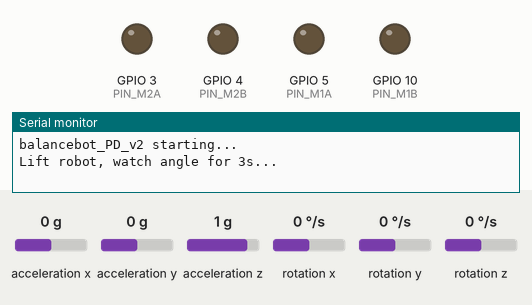
This sketch was run on a simulated ESP32-S3. Shown: output pins drawn as LEDs (lit = HIGH), the last lines printed to the serial monitor. Wiring (inferred from the names in the program): MPU-6050 motion sensor at I2C address 0x68. Inputs (shaded band) come from the test bench; at power-on: acceleration x 0 g, rotation y 0 °/s, acceleration y 0 g, acceleration z 1 g, rotation x 0 °/s, rotation z 0 °/s.

Above: at 1.5 s.
5.7 s: acceleration x set to -1.4 g
7.9 s: rotation y set to -192 °/s
At 8.11 s:
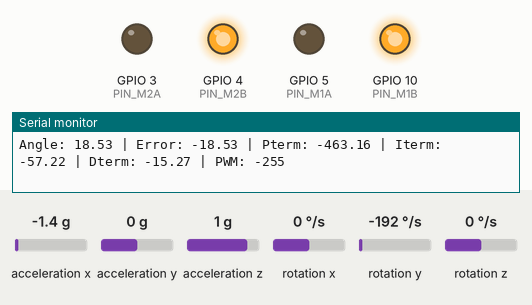
10.0 s: rotation y set to 100 °/s
At 10.17 s:
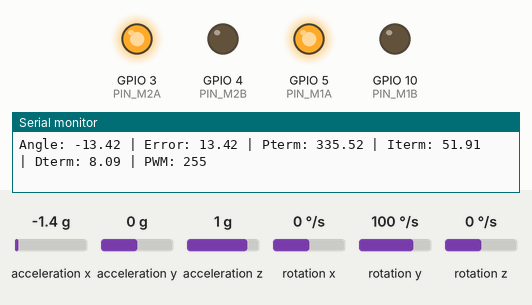
11.9 s: rotation y set to -24 °/s
14.9 s: rotation y set to -27 °/s
At 17.0 s:
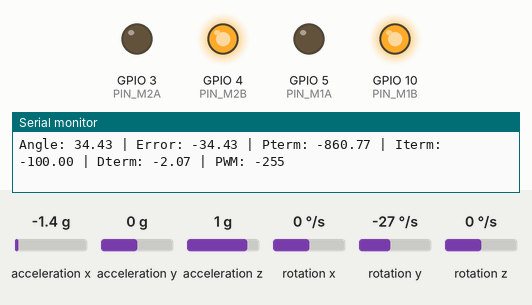
17.3 s: acceleration x set to 0.1 g
At 19.7 s:
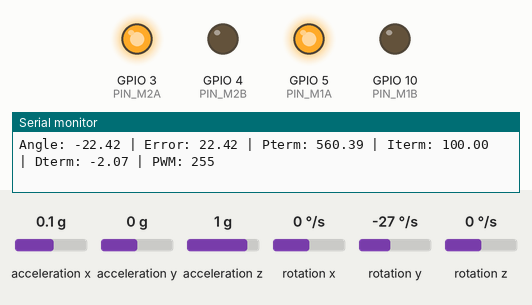
Timing chart, 0 to 20.8 s (numbered marks = the images above; inputs shaded):
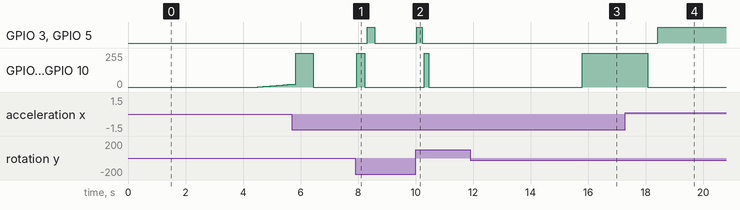

Measured:
- the behaviour switches between -26 and -27 °/s on rotation y (found by bisection; images 2 and 3)
- after the input at 7.9 s, GPIO 3 (PIN_M2A), GPIO 5 (PIN_M1A): LOW → HIGH after 0.42 s, → LOW 0.27 s later; GPIO 4 (PIN_M2B), GPIO 10 (PIN_M1B): 0/255 → 255/255 after 0.06 s, → 0/255 0.27 s later
- after the input at 10.0 s, GPIO 3 (PIN_M2A), GPIO 5 (PIN_M1A): LOW → HIGH at once, → LOW 0.20 s later; GPIO 4 (PIN_M2B), GPIO 10 (PIN_M1B): 0/255 → 255/255 after 0.30 s, → 0/255 0.17 s later
- after the input at 14.9 s, GPIO 4 (PIN_M2B), GPIO 10 (PIN_M1B): 0/255 → 255/255 after 0.90 s
- after the input at 17.3 s, GPIO 3 (PIN_M2A), GPIO 5 (PIN_M1A): LOW → HIGH after 1.1 s; GPIO 4 (PIN_M2B), GPIO 10 (PIN_M1B): 255/255 → 0/255 after 0.78 s

The sketch:

balancebot_PD_v2.ino
```cpp
/*  ============================================================
    balancebot_PD_v2.ino
    Based directly on your REFERENCE code.

    Three changes only — everything else identical:

    1. D term: now uses RatePitch directly from gyro
               NOT (Error-PrevError)/dt
               That method accumulated a slow bias at 100Hz
               and caused the centre point to drift.
               RatePitch is a direct angular velocity measurement
               — it has no memory and cannot drift.

    2. Iterm clamp: -3550 to 3550 was insane.
               Changed to -100 to 100.
               At P=35 and 100Hz, Iterm of 3550 means the
               integral alone saturates motors for ~1000 seconds.
               That's why the centre point kept shifting — the
               integral was winding up and never recovering.

    3. dt: changed to 0.005 (200Hz) to match Keyestudio
               and make D gain values consistent with references.

    Motor direction, pins, calibration, Kalman, PID structure,
    serial format — all identical to your reference.
    ============================================================ */

#include <Wire.h>
#include <math.h>

// ─── Pins — your reference, unchanged ───────────────────────────
#define CUSTOM_SDA_PIN  6
#define CUSTOM_SCL_PIN  7
#define PIN_M1A         5 	// Left  motor forward PWM
#define PIN_M1B         10  // Left  motor backward PWM
#define PIN_M2A         3	// Right motor forward PWM
#define PIN_M2B         4	// Right motor backward PWM

#define PWM_FREQ        20000
#define PWM_RESOLUTION  8
#define MPU6050_ADDRESS 0x68

// ─── Timing — 200Hz ─────────────────────────────────────────────
const float dt = 0.005;
uint32_t LoopTimer;

// ─── IMU — your reference, unchanged ────────────────────────────
int16_t AccXLSB, AccYLSB, AccZLSB;
int16_t GyroXLSB, GyroYLSB, GyroZLSB;
float AccX, AccY, AccZ;
float RateRoll, RatePitch, RateYaw;
float AnglePitch;

// ─── Calibration — your values, unchanged ───────────────────────
float RateCalibrationRoll  = -3.57;
float RateCalibrationPitch = -1.08;
float RateCalibrationYaw   =  0.74;
float AccXCalibration      =  0.00;
float AccYCalibration      =  0.01;
float AccZCalibration      = -0.03;

// ─── Kalman — your reference, unchanged ─────────────────────────
float KalmanAnglePitch            = 0;
float KalmanUncertaintyAnglePitch = 4;
float Kalman1DOutput[2]           = {0, 0};

void kalman_1d(float& KalmanState, float& KalmanUncertainty,
               float KalmanInput, float KalmanMeasurement)
{
    KalmanState       = KalmanState + dt * KalmanInput;
    KalmanUncertainty = KalmanUncertainty + dt * dt * 4 * 4;

    float KalmanGain  = KalmanUncertainty / (KalmanUncertainty + 3 * 3);
    KalmanState       = KalmanState + KalmanGain * (KalmanMeasurement - KalmanState);
    KalmanUncertainty = (1 - KalmanGain) * KalmanUncertainty;

    Kalman1DOutput[0] = KalmanState;
    Kalman1DOutput[1] = KalmanUncertainty;
}

// ─── PID ─────────────────────────────────────────────────────────
// float P_gain = 38.0;
// float I_gain = 20;
// float D_gain = 0.04;

// Mecanum Wheel 95mm
float P_gain = 25.0;
float I_gain = 20;
float D_gain = 0.08;

// Original 65mm wheel
// float P_gain = 40.0;
// float I_gain = 20;
// float D_gain = 0.07;

float DesiredAnglePitch = 0.0;   // SET THIS from find_vertical_offset

float Error     = 0;
float PrevError = 0;
float PrevIterm = 0;
float MotorOutput = 0;

float filteredDterm = 0;

//const float DTERM_FILTER_ALPHA = 0.20;
const float DTERM_FILTER_ALPHA = 0.80;

// ─── Safety ─────────────────────────────────────────────────────
const float FALL_ANGLE_DEG = 35.0;

// ─── Serial ─────────────────────────────────────────────────────
static uint32_t lastPrint       = 0;
static uint32_t lastPrintFallen = 0;


// ================================================================
//  IMU READ — your reference, unchanged
// ================================================================
void read_imu()
{
    Wire.beginTransmission(MPU6050_ADDRESS);
    Wire.write(0x3B);
    Wire.endTransmission();
    Wire.requestFrom(MPU6050_ADDRESS, 6);
    AccXLSB = Wire.read() << 8 | Wire.read();
    AccYLSB = Wire.read() << 8 | Wire.read();
    AccZLSB = Wire.read() << 8 | Wire.read();

    Wire.beginTransmission(MPU6050_ADDRESS);
    Wire.write(0x43);
    Wire.endTransmission();
    Wire.requestFrom(MPU6050_ADDRESS, 6);
    GyroXLSB = Wire.read() << 8 | Wire.read();
    GyroYLSB = Wire.read() << 8 | Wire.read();
    GyroZLSB = Wire.read() << 8 | Wire.read();

    RateRoll  = (float)GyroXLSB / 65.5 - RateCalibrationRoll;
    RatePitch = (float)GyroYLSB / 65.5 - RateCalibrationPitch;
    RateYaw   = (float)GyroZLSB / 65.5 - RateCalibrationYaw;

    AccX = (float)AccXLSB / 4096.0 - AccXCalibration;
    AccY = (float)AccYLSB / 4096.0 - AccYCalibration;
    AccZ = (float)AccZLSB / 4096.0 - AccZCalibration;

    AnglePitch = -atan(AccX / sqrt(AccY * AccY + AccZ * AccZ)) * 57.29578;
}


// ================================================================
//  MOTOR HELPERS — your reference, unchanged
// ================================================================
float constrain_float(float v, float lo, float hi) {
    return v < lo ? lo : v > hi ? hi : v;
}

void set_motor_left(int pwm) {
    pwm = (int)constrain_float(pwm, -255, 255);
    uint32_t duty = abs(pwm);
    if      (pwm > 0) { ledcWrite(PIN_M1A, duty); ledcWrite(PIN_M1B, 0);    }
    else if (pwm < 0) { ledcWrite(PIN_M1A, 0);    ledcWrite(PIN_M1B, duty); }
    else              { ledcWrite(PIN_M1A, 0);    ledcWrite(PIN_M1B, 0);    }
}

void set_motor_right(int pwm) {
    pwm = (int)constrain_float(pwm, -255, 255);
    uint32_t duty = abs(pwm);
    if      (pwm > 0) { ledcWrite(PIN_M2A, duty); ledcWrite(PIN_M2B, 0);    }
    else if (pwm < 0) { ledcWrite(PIN_M2A, 0);    ledcWrite(PIN_M2B, duty); }
    else              { ledcWrite(PIN_M2A, 0);    ledcWrite(PIN_M2B, 0);    }
}

void motors_stop() {
    ledcWrite(PIN_M1A, 0); ledcWrite(PIN_M1B, 0);
    ledcWrite(PIN_M2A, 0); ledcWrite(PIN_M2B, 0);
}


// ================================================================
//  SETUP
// ================================================================
void setup()
{
    Serial.begin(115200);
    delay(1000);
    Serial.println("balancebot_PD_v2 starting...");

    Wire.setClock(400000);
    Wire.begin(CUSTOM_SDA_PIN, CUSTOM_SCL_PIN);
    delay(250);

    // IMU init — your register settings, unchanged
    Wire.beginTransmission(MPU6050_ADDRESS);
    Wire.write(0x6B); Wire.write(0x00);
    Wire.endTransmission();
    delay(100);

    Wire.beginTransmission(MPU6050_ADDRESS);
    Wire.write(0x1C); Wire.write(0x10);   // ±8g
    Wire.endTransmission();

    Wire.beginTransmission(MPU6050_ADDRESS);
    Wire.write(0x1B); Wire.write(0x08);   // ±500°/s
    Wire.endTransmission();
    delay(100);

    ledcAttach(PIN_M1A, PWM_FREQ, PWM_RESOLUTION);
    ledcAttach(PIN_M1B, PWM_FREQ, PWM_RESOLUTION);
    ledcAttach(PIN_M2A, PWM_FREQ, PWM_RESOLUTION);
    ledcAttach(PIN_M2B, PWM_FREQ, PWM_RESOLUTION);
    motors_stop();

    Serial.println("Lift robot, watch angle for 3s...");
    delay(3000);
    Serial.println("Balancing active.");

    LoopTimer = micros();
}


// ================================================================
//  MAIN LOOP — 200Hz
// ================================================================
void loop()
{
    // ── 1. IMU ─────────────────────────────────────────────────
    read_imu();

    // ── 2. Kalman — your code, unchanged ───────────────────────
    kalman_1d(KalmanAnglePitch, KalmanUncertaintyAnglePitch,
              RatePitch, AnglePitch);
    KalmanAnglePitch            = Kalman1DOutput[0];
    KalmanUncertaintyAnglePitch = Kalman1DOutput[1];
    KalmanAnglePitch = constrain_float(KalmanAnglePitch, -45, 45);

    // ── 3. Safety ──────────────────────────────────────────────
    if (fabs(KalmanAnglePitch) > FALL_ANGLE_DEG) {
        motors_stop();
        PrevError     = 0;
        PrevIterm     = 0;
        filteredDterm = 0;

        if (millis() - lastPrintFallen > 500) {
            lastPrintFallen = millis();
            Serial.print("FALLEN | angle=");
            Serial.println(KalmanAnglePitch);
        }
        while (micros() - LoopTimer < (uint32_t)(dt * 1000000));
        LoopTimer = micros();
        return;
    }

    // ── 4. PID ─────────────────────────────────────────────────
    Error = DesiredAnglePitch - KalmanAnglePitch;

    // P term
    float Pterm = P_gain * Error;

    // I term — clamp at ±100, NOT ±3550
    // At P=35, Iterm of 3550 saturates motors for ~1000 seconds.
    // ±100 means integral can contribute at most 40% of max PWM.
    float Iterm = PrevIterm + I_gain * (Error + PrevError) * dt / 2.0;
    Iterm = constrain_float(Iterm, -100, 100);

    // D term — RatePitch directly from gyro, NOT (Error-PrevError)/dt
    // (Error-PrevError)/dt at 100Hz amplifies tiny angle drift into
    // a large slowly-shifting bias — that was your drifting centre.
    // RatePitch is a direct measurement, has no memory, cannot drift.
    float DtermRaw = D_gain * RatePitch;
    filteredDterm  = DTERM_FILTER_ALPHA * DtermRaw
                   + (1.0 - DTERM_FILTER_ALPHA) * filteredDterm;

    // Minus on D: RatePitch sign opposes correction direction
    MotorOutput = constrain_float(Pterm + Iterm - filteredDterm, -255, 255);

    PrevError = Error;
    PrevIterm = Iterm;

    // ── 5. Motors ──────────────────────────────────────────────
    int pwmCmd = (int)MotorOutput;
    set_motor_left(pwmCmd);
    set_motor_right(pwmCmd);

    // ── 6. Debug — your format, unchanged ──────────────────────
    if (millis() - lastPrint > 100) {
        lastPrint = millis();
        Serial.print("Angle: ");    Serial.print(KalmanAnglePitch);
        Serial.print(" | Error: "); Serial.print(Error);
        Serial.print(" | Pterm: "); Serial.print(Pterm);
        Serial.print(" | Iterm: "); Serial.print(Iterm);
        Serial.print(" | Dterm: "); Serial.print(filteredDterm);
        Serial.print(" | PWM: ");   Serial.println(pwmCmd);
    }

    // ── 7. Loop timing ─────────────────────────────────────────
    while (micros() - LoopTimer < (uint32_t)(dt * 1000000));
    LoopTimer = micros();
}
```
